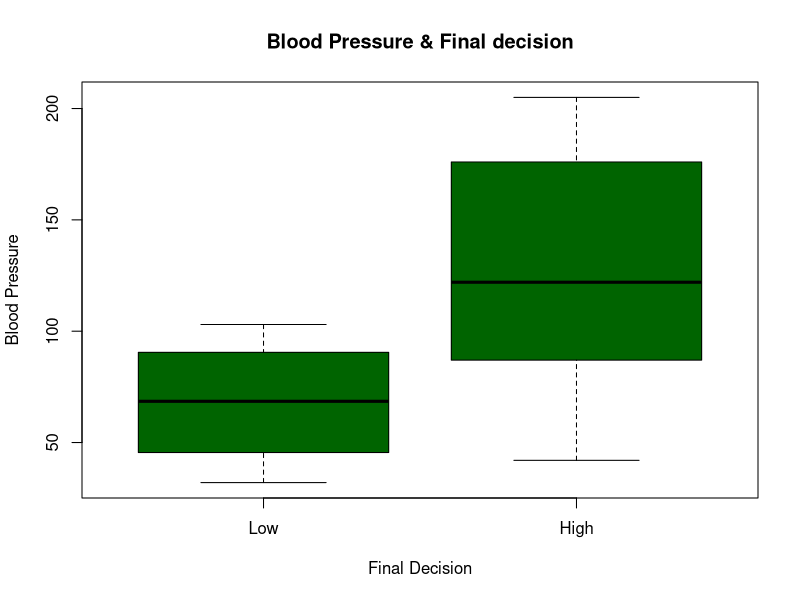
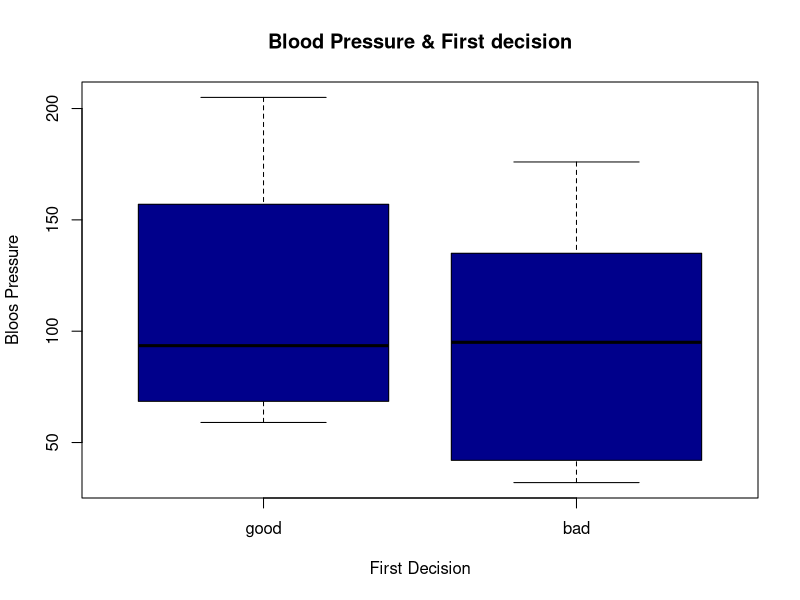
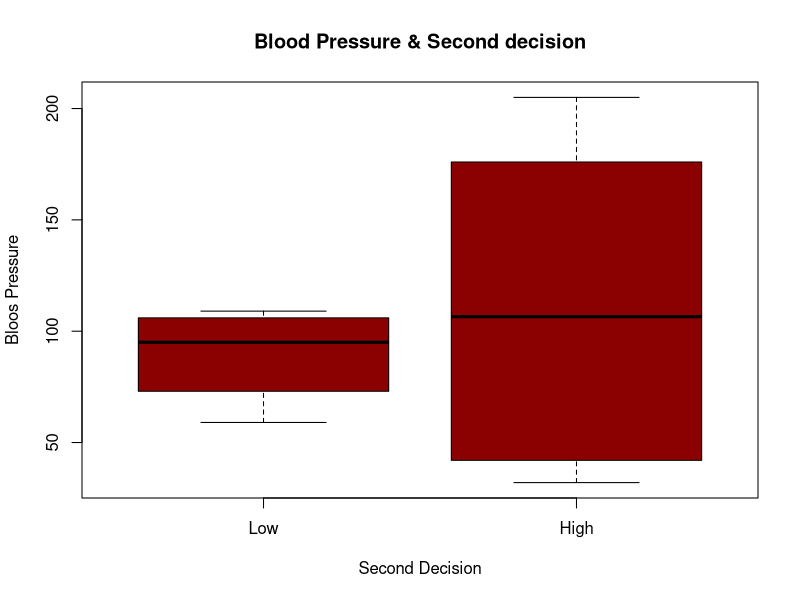

These charts were generated, in order, by the following R code: (Note: this script raises an error after producing the figures.)
##1.    "0.6","103","bad","low","low”
##2.     "0.3","87","bad","low","high”
##3.     "0.4","32","bad","high","low”
##4.      "0.4","42","bad","high","high"
##5.     "0.2","59","good","low","low”
##6.      "0.6","109","good","low","high”
##7.     "0.3","78","good","high","low”
##8.      "0.4","205","good","high","high”
##9.      "0.9","135",”NA","high","high"
##10.    "0.2","176",”bad","high","high”

## creating vectors
Freq <- c(0.6,0.3,0.4,0.4,0.2,0.6,0.3,0.4,0.9,0.2)
bloodp <- c(103,87,32,42,59,109,78,205,135,176)
first <- c(1,1,1,1,0,0,0,0,na.rm=TRUE,1)
second <- c(0,0,1,1,0,0,1,1,1,1)
finaldecision <- c(0,1,0,1,0,1,0,1,1,1)
patients <- list(Freq,bloodp,first,second,finaldecision)
patients


##create boxplot for final decision
boxplot(bloodp~finaldecision, data=patients, main="Blood Pressure & Final decision",
        xlab="Final Decision",ylab="Blood Pressure", col = "darkgreen",names=c('Low','High'))
##creat boxplot for first decision
boxplot(bloodp~first, data = patients, main="Blood Pressure & First decision",
        xlab="First Decision",ylab="Bloos Pressure", col= "darkblue",names=c('good','bad'))
##creat boxplot for second decision
boxplot(bloodp~second, data = patients, main="Blood Pressure & Second decision",
        xlab="Second Decision",ylab="Bloos Pressure", col= "darkred",names=c('Low','High'))

##create histogram
hist(bloodp~finaldecision, main = "Histogram for Blood Pressure", border = "blue")

        
